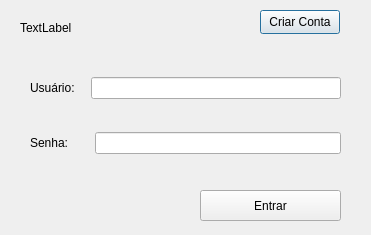
<?xml version="1.0" encoding="UTF-8"?>
<ui version="4.0">
 <class>Login</class>
 <widget class="QDialog" name="Login">
  <property name="geometry">
   <rect>
    <x>0</x>
    <y>0</y>
    <width>371</width>
    <height>235</height>
   </rect>
  </property>
  <property name="sizePolicy">
   <sizepolicy hsizetype="Fixed" vsizetype="Fixed">
    <horstretch>0</horstretch>
    <verstretch>0</verstretch>
   </sizepolicy>
  </property>
  <property name="minimumSize">
   <size>
    <width>0</width>
    <height>0</height>
   </size>
  </property>
  <property name="maximumSize">
   <size>
    <width>800</width>
    <height>600</height>
   </size>
  </property>
  <property name="windowTitle">
   <string>Login</string>
  </property>
  <property name="sizeGripEnabled">
   <bool>false</bool>
  </property>
  <widget class="QPushButton" name="createAccountButton">
   <property name="geometry">
    <rect>
     <x>260</x>
     <y>10</y>
     <width>80</width>
     <height>24</height>
    </rect>
   </property>
   <property name="text">
    <string>Criar Conta</string>
   </property>
  </widget>
  <widget class="QWidget" name="verticalLayoutWidget">
   <property name="geometry">
    <rect>
     <x>30</x>
     <y>50</y>
     <width>311</width>
     <height>131</height>
    </rect>
   </property>
   <layout class="QVBoxLayout" name="verticalLayout_2">
    <item>
     <layout class="QHBoxLayout" name="horizontalLayout_3">
      <item>
       <widget class="QLabel" name="label">
        <property name="text">
         <string>Usuário:</string>
        </property>
       </widget>
      </item>
      <item>
       <spacer name="horizontalSpacer">
        <property name="orientation">
         <enum>Qt::Horizontal</enum>
        </property>
        <property name="sizeType">
         <enum>QSizePolicy::Maximum</enum>
        </property>
        <property name="sizeHint" stdset="0">
         <size>
          <width>10</width>
          <height>1</height>
         </size>
        </property>
       </spacer>
      </item>
      <item>
       <widget class="QLineEdit" name="userLineEdit"/>
      </item>
     </layout>
    </item>
    <item>
     <layout class="QHBoxLayout" name="horizontalLayout_4">
      <item>
       <widget class="QLabel" name="label_2">
        <property name="text">
         <string>Senha:</string>
        </property>
       </widget>
      </item>
      <item>
       <spacer name="horizontalSpacer_2">
        <property name="orientation">
         <enum>Qt::Horizontal</enum>
        </property>
        <property name="sizeType">
         <enum>QSizePolicy::Maximum</enum>
        </property>
        <property name="sizeHint" stdset="0">
         <size>
          <width>20</width>
          <height>1</height>
         </size>
        </property>
       </spacer>
      </item>
      <item>
       <widget class="QLineEdit" name="passwordLineEdit"/>
      </item>
     </layout>
    </item>
   </layout>
  </widget>
  <widget class="QPushButton" name="loginButton">
   <property name="geometry">
    <rect>
     <x>200</x>
     <y>190</y>
     <width>141</width>
     <height>31</height>
    </rect>
   </property>
   <property name="text">
    <string>Entrar</string>
   </property>
  </widget>
  <widget class="QLabel" name="statusConnection">
   <property name="geometry">
    <rect>
     <x>20</x>
     <y>20</y>
     <width>211</width>
     <height>16</height>
    </rect>
   </property>
   <property name="sizePolicy">
    <sizepolicy hsizetype="Maximum" vsizetype="Preferred">
     <horstretch>0</horstretch>
     <verstretch>0</verstretch>
    </sizepolicy>
   </property>
   <property name="text">
    <string>TextLabel</string>
   </property>
  </widget>
 </widget>
 <tabstops>
  <tabstop>userLineEdit</tabstop>
  <tabstop>passwordLineEdit</tabstop>
  <tabstop>loginButton</tabstop>
  <tabstop>createAccountButton</tabstop>
 </tabstops>
 <resources/>
 <connections/>
</ui>
